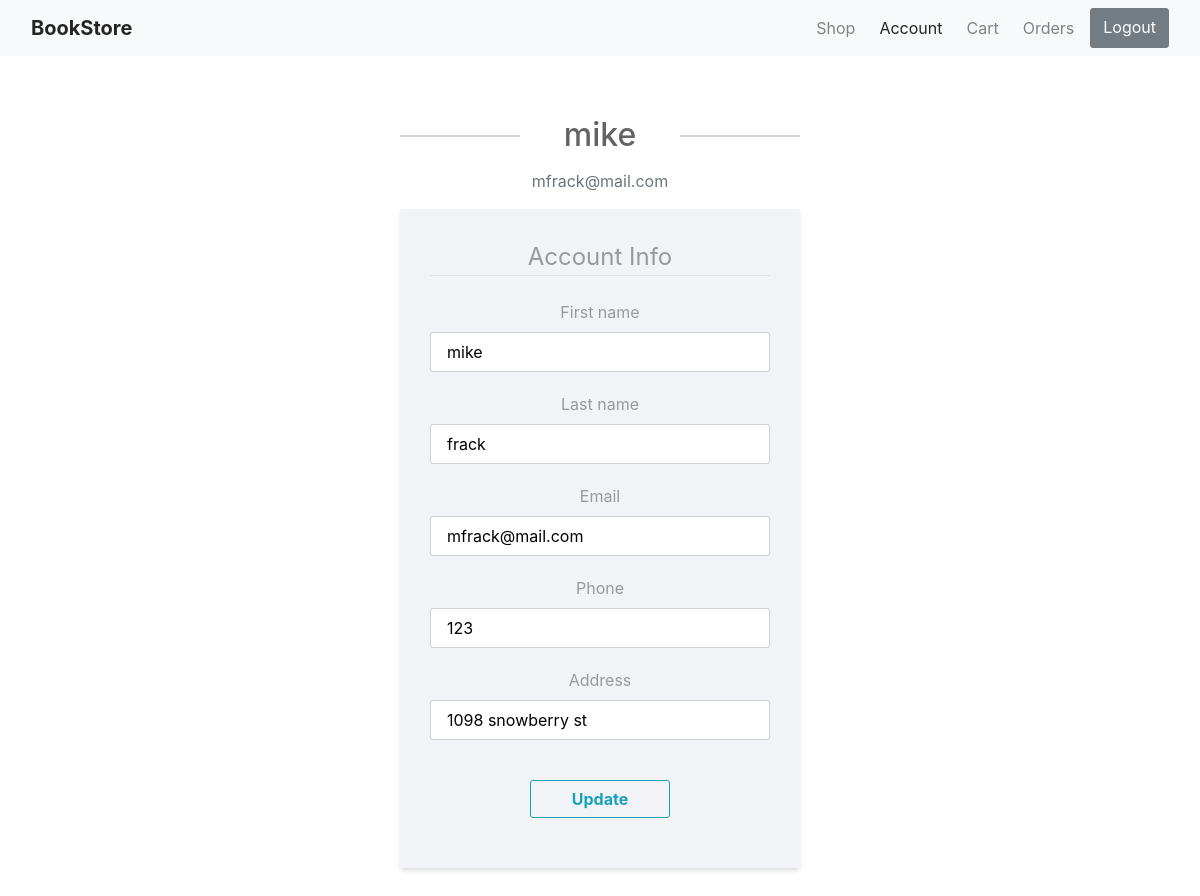
Page /account (signed in) on the earlier database version.
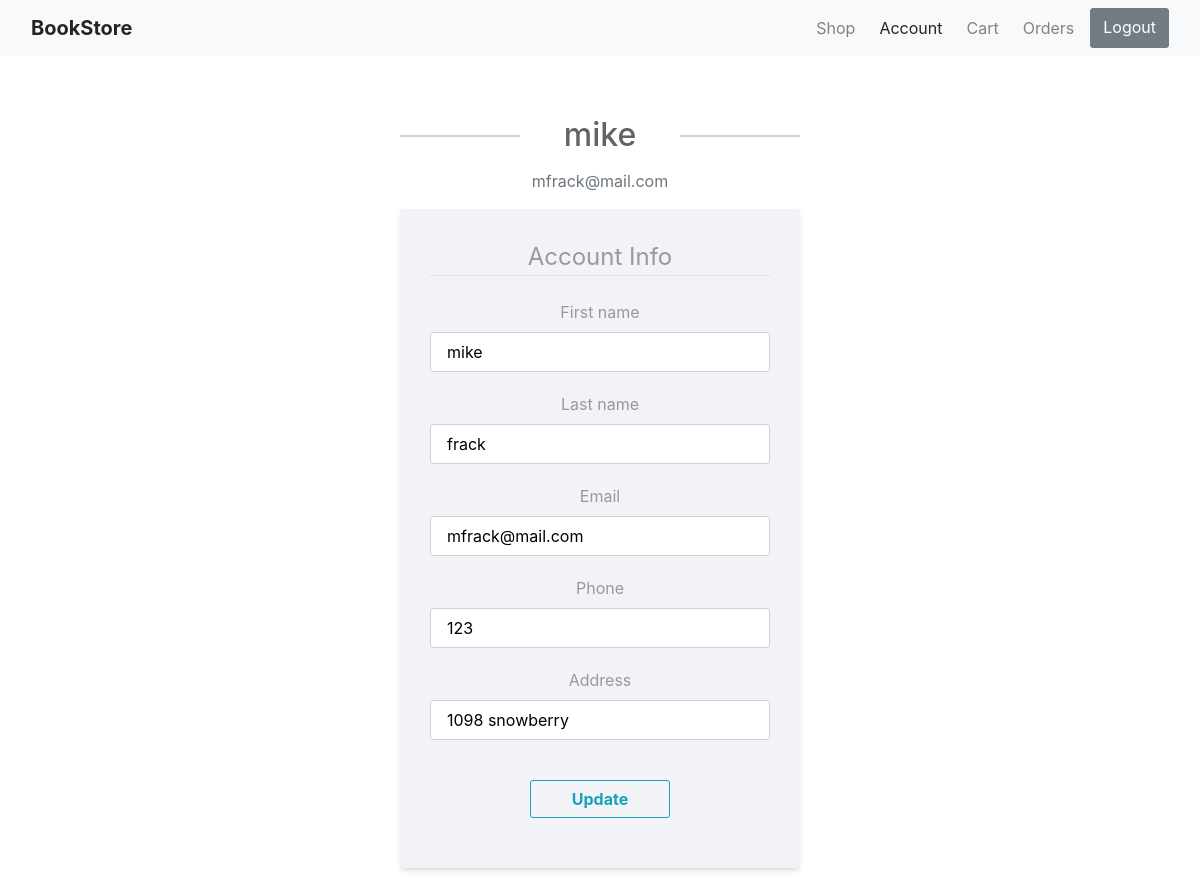
Same page on the later database version.
### website/models.py (models this page shows, shortened)
class User(db.Model, UserMixin):
    id = db.Column(db.Integer, primary_key = True)
    email = db.Column(db.String(100), unique=True)
    first_name = db.Column(db.String(100))
    last_name = db.Column(db.String(100))
    address = db.Column(db.String(100))
    phone = db.Column(db.String(100))
    password = db.Column(db.String(100))
    order=db.relationship('Order', backref='buyer', lazy=True)
    orderbook=db.relationship('OrderBook', backref='orderby', lazy=True)
    review = db.relationship('Review')

### website/auth.py (the view)
@auth.route("/account", methods=['GET', 'POST'])
@login_required
def account():
    form = UpdateAccountForm()
    if form.validate_on_submit():
        current_user.first_name = form.first_name.data
        current_user.last_name = form.last_name.data
        current_user.email = form.email.data
        current_user.address = form.address.data
        current_user.phone = form.phone.data
        db.session.commit()
        flash('Your account has been updated!', 'success')
        return redirect(url_for('auth.account',user=current_user))
    elif request.method == 'GET':
        form.first_name.data = current_user.first_name
        form.last_name.data = current_user.last_name
        form.email.data = current_user.email
        form.address.data = current_user.address
        form.phone.data = current_user.phone
    return render_template('account.html', title='Account', form=form, user=current_user)

### website/forms.py (shortened to what this page needs)
class UpdateAccountForm(FlaskForm):
    first_name = StringField('First name',validators=[DataRequired(), Length(min=2, max=20)])
    last_name = StringField('Last name',validators=[DataRequired(), Length(min=2, max=20)])
    email = StringField('Email',validators=[DataRequired(), Email()])
    phone = StringField('Phone',validators=[DataRequired()])
    address= StringField ('Address',validators=[DataRequired()])
    submit = SubmitField('Update')

### website/templates/account.html (shortened to what this page needs)
{% extends "base.html" %}
{% set active_page = "menu4" %}
{% block content %}
<link rel="stylesheet" href="{{ url_for('static', filename='css/account.css') }}">
    <div class="content-section">
      <div class="media">
        <div class="media-body">
          <h2 class="account-heading">{{ current_user.first_name }}</h2>
          <p class="text-secondary">{{ current_user.email }}</p>
        </div>
      </div>
        <form method="POST" action="" >
            <fieldset class="form-group">
                <legend class="border-bottom mb-4">Account Info</legend>
                <div class="form-group">
                    {{ form.first_name.label(class="form-control-label") }}
                    {% if form.first_name.errors %}
                        {{ form.first_name(class="form-control form-control-lg is-invalid") }}
                        <div class="invalid-feedback">
                            {% for error in form.first_name.errors %}
                                <span>{{ error }}</span>
                            {% endfor %}
                        </div>
                    {% else %}
                        {{ form.first_name(class="form-control form-control-lg") }}
                    {% endif %}
                </div>
                    <div class="form-group">
                        {{ form.last_name.label(class="form-control-label") }}
                        {% if form.last_name.errors %}
                            {{ form.last_name(class="form-control form-control-lg is-invalid") }}
                            <div class="invalid-feedback">
                                {% for error in form.first_name.errors %}
                                    <span>{{ error }}</span>
                                {% endfor %}
                            </div>
                        {% else %}
                            {{ form.last_name(class="form-control form-control-lg") }}
                        {% endif %}
                    </div>
                <div class="form-group">
                    {{ form.email.label(class="form-control-label") }}
                    {% if form.email.errors %}
                        {{ form.email(class="form-control form-control-lg is-invalid") }}
                        <div class="invalid-feedback">
                            {% for error in form.email.errors %}
                                <span>{{ error }}</span>
                            {% endfor %}
                        </div>
                    {% else %}
                        {{ form.email(class="form-control form-control-lg") }}
                    {% endif %}
                </div>
                <div class="form-group">
                    {{ form.phone.label(class="form-control-label") }}
                    {% if form.phone.errors %}
                        {{ form.phone(class="form-control form-control-lg is-invalid") }}
                        <div class="invalid-feedback">
                            {% for error in form.address.errors %}
                                <span>{{ error }}</span>
                            {% endfor %}
                        </div>
                    {% else %}
                        {{ form.phone(class="form-control form-control-lg") }}
                    {% endif %}
                </div>
				<div class="form-group">
                    {{ form.address.label(class="form-control-label") }}
                    {% if form.address.errors %}
                        {{ form.address(class="form-control form-control-lg is-invalid") }}
                        <div class="invalid-feedback">
                            {% for error in form.address.errors %}
                                <span>{{ error }}</span>
                            {% endfor %}
                        </div>
                    {% else %}
                        {{ form.address(class="form-control form-control-lg") }}
                    {% endif %}
                </div>
            </fieldset>
            <div class="form-group">
                {{ form.submit(class="btn btn-outline-info") }}
            </div>
        </form>
    </div>
{% endblock content %}

Differences in the rows shown:
changed User "mike": address "1098 snowberry st" → "1098 snowberry"
